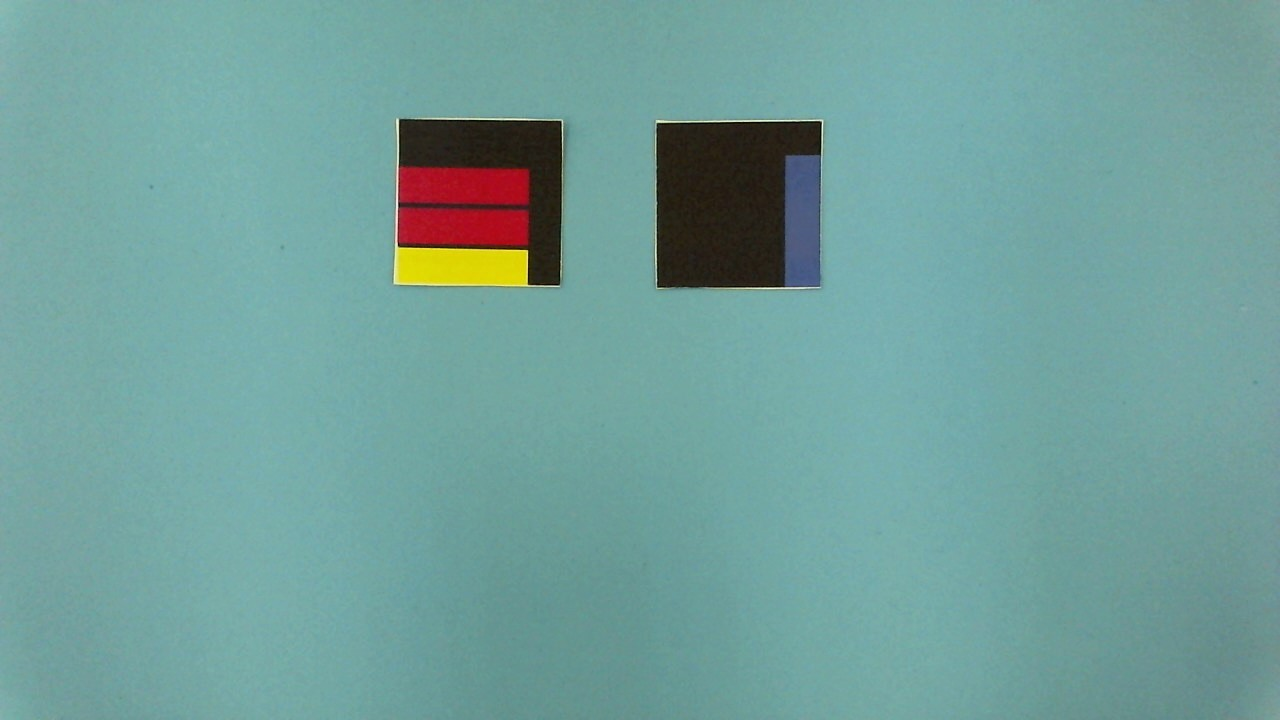
#> input picture computer_vision_practice/color_marking_definition/images/4b7f4df6-62ac-4752-9ca8-29ace9a1216e.jpg, 1280 x 720 px, found by its file name
$ python eval.py
#> lines starting #> are read from the running program, lines starting #| are printed output that depends on the picture; after the words box and inside, x2 and y2 are one past the last pixel; in counts of white or black regions, pixels touching at a corner belong together
# -*- coding: utf-8 -*-
import cv2
## TODO: Допишите импорт библиотек, которые собираетесь использовать


def find_markers(image) -> list:
    image = cv2.imread(image)
#> image is the input picture: shape (720, 1280, 3); mean B, G, R 155.2, 159.5, 113.6
    hsv=cv2.cvtColor(image,cv2.COLOR_BGR2HSV)
#> hsv: shape (720, 1280, 3); mean H, S, V 86.2, 81.6, 161.7

    blue=cv2.inRange(hsv,(70,98,98),(155,255,255))
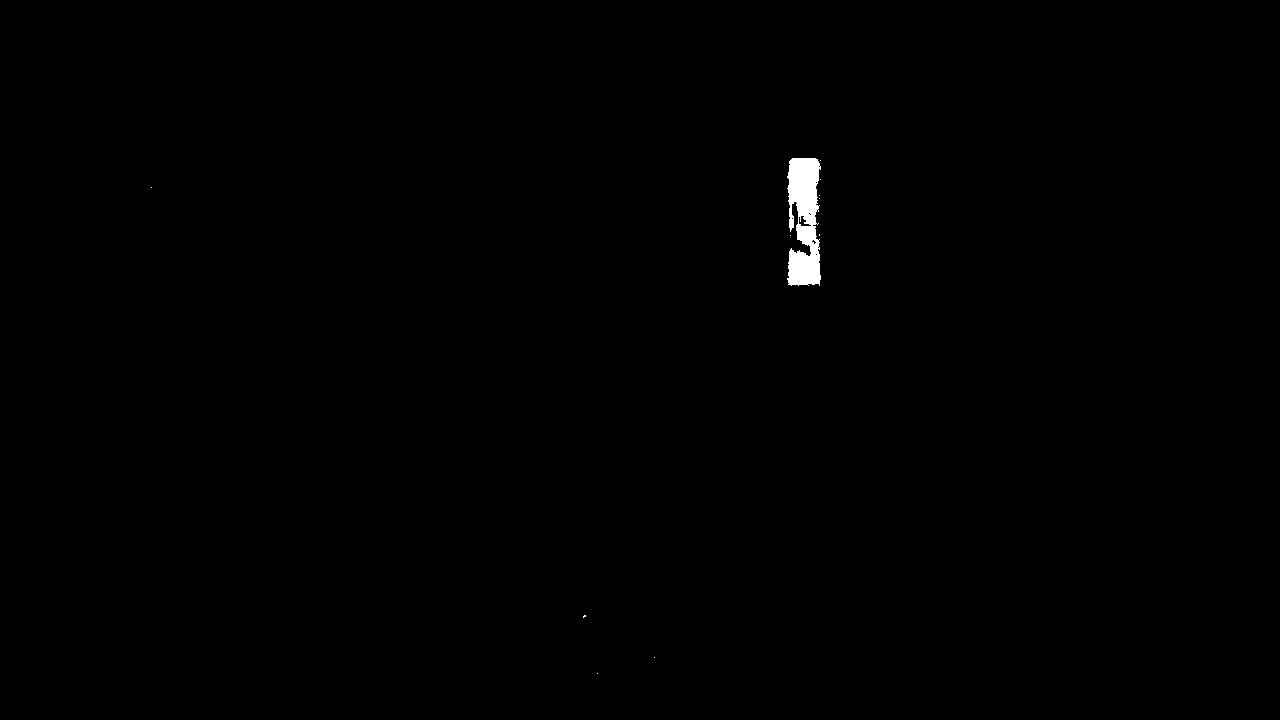
#> blue: shape (720, 1280); 0.36% white; 11 white regions (10 under 20 px), largest, box (x1, y1, x2, y2) and area: (787, 158, 821, 286) 3266
    cv2.imshow('blue', blue)

    green=cv2.inRange(hsv,(35,100,100),(85,255,255))
#> green: shape (720, 1280); 0.01% white in thin lines or dots, all inside (x1, y1, x2, y2) = (406, 285, 525, 287)
    cv2.imshow('green', green)

    yellow=cv2.inRange(hsv,(20,100,100),(30,255,255))
#> yellow: shape (720, 1280); 0.51% white; 1 white region, box (x1, y1, x2, y2) and area: (396, 246, 528, 286) 4703
    cv2.imshow('yellow', yellow)

    red=cv2.inRange(hsv,(174,110,110),(178,255,255))
#> red: shape (720, 1280); 0.97% white; 2 white regions, box (x1, y1, x2, y2) and area: (399, 167, 529, 205) 4505, (399, 208, 529, 245) 4427
    cv2.imshow('red', red)

    gray=cv2.cvtColor(image,cv2.COLOR_BGR2GRAY)
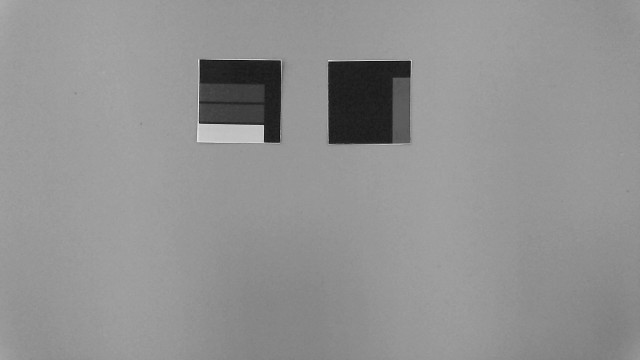
#> gray: shape (720, 1280) (shown at 1/2 size); min 1, max 249, mean 145.2
    cv2.imshow('gray', gray)


    ret,thresh=cv2.threshold(gray,100,255,cv2.THRESH_BINARY_INV)
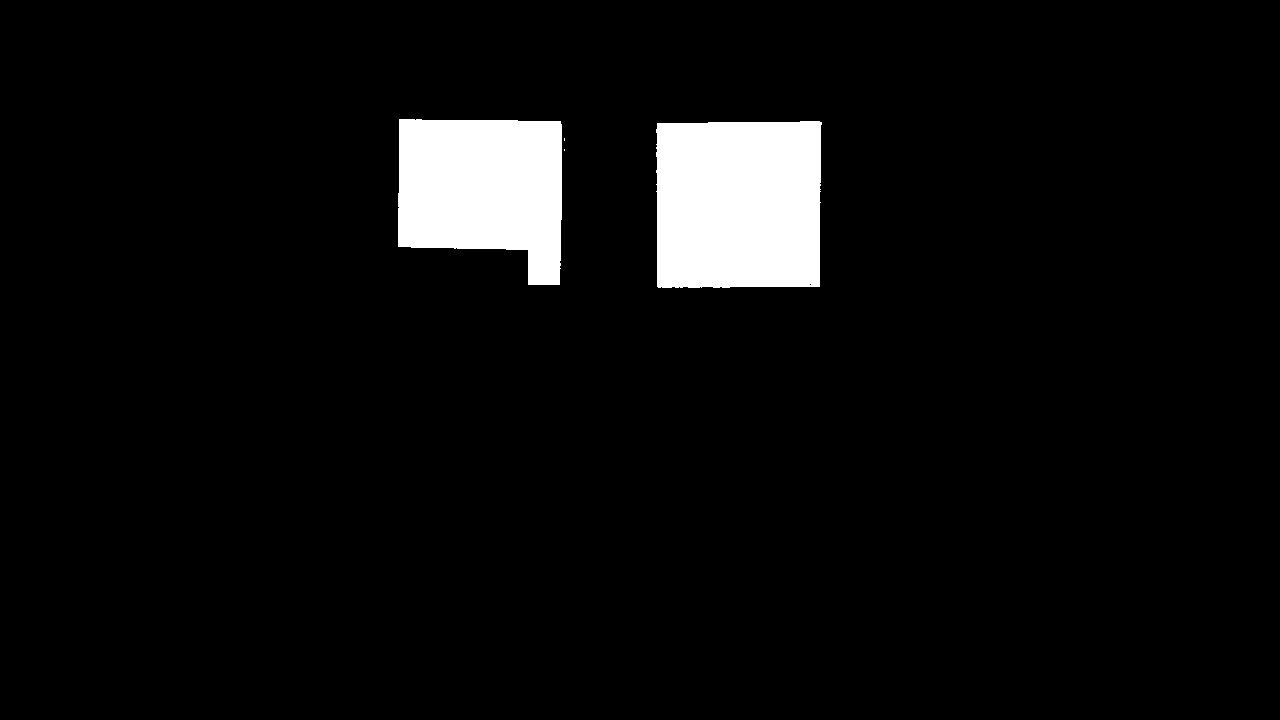
#> thresh: shape (720, 1280); 5.3% white; 4 white regions (2 under 20 px)
    cv2.imshow('thresh', thresh)
    cv2.waitKey(0)


    contours,hierarchy = cv2.findContours(thresh,cv2.RETR_TREE, cv2.CHAIN_APPROX_SIMPLE)
#> contours = 5 contours, 3 with area under 20; largest, box (x1, y1, x2, y2) and area: (656, 121, 822, 288) 26670, (398, 119, 562, 285) 21824
    contours=[cnt for cnt in contours if cv2.contourArea(cnt) > 10000]
#> contours = 2 contours; box (x1, y1, x2, y2) and area: (656, 121, 822, 288) 26670, (398, 119, 562, 285) 21824
    bboxes=[cv2.boundingRect(cnt) for cnt in contours]
#> bboxes = [(656, 121, 166, 167), (398, 119, 164, 166)]
    print(bboxes)
#| [(656, 121, 166, 167), (398, 119, 164, 166)]
    answer=[]

    for i,(x,y,w,h) in enumerate(bboxes):
        #box=hsv[y:y+h,x:x+w]
        cv2.rectangle(image,(x,y),(x+w,y+h),(0,0,255),2)
        cv2.putText(image,str(i),(x,y-10),cv2.FONT_HERSHEY_SIMPLEX,1,(0, 0,255),2)

        cnts=cv2.findContours(blue[y:y+h,x:x+w],cv2.RETR_EXTERNAL, cv2.CHAIN_APPROX_SIMPLE)
        cnts=cnts[0] if len(cnts)== 2 else cnts[1]
        cnts=[cnt for cnt in cnts if 1000 < cv2.contourArea(cnt)<5000]
        blue_slices=len(cnts)
        print('blue:',blue_slices)

        cnts=cv2.findContours(green[y:y+h,x:x+w],cv2.RETR_EXTERNAL, cv2.CHAIN_APPROX_SIMPLE)
        cnts=cnts[0] if len(cnts)== 2 else cnts[1]
        cnts=[cnt for cnt in cnts if 1000 < cv2.contourArea(cnt) < 5000]
        green_slices=len(cnts)
        print('green:',green_slices)

        cnts=cv2.findContours(yellow[y:y+h,x:x+w],cv2.RETR_EXTERNAL, cv2.CHAIN_APPROX_SIMPLE)
        cnts=cnts[0] if len(cnts) == 2 else cnts[1]
        cnts=[cnt for cnt in cnts if 1000 < cv2.contourArea(cnt) < 5000]
        yellow_slices=len(cnts)
        print('yellow:',yellow_slices)

        cnts=cv2.findContours(red[y:y+h,x:x+w],cv2.RETR_EXTERNAL, cv2.CHAIN_APPROX_SIMPLE)
        cnts=cnts[0] if len(cnts) == 2 else cnts[1]
        cnts=[cnt for cnt in cnts if 1000 < cv2.contourArea(cnt) < 5000]
        red_slices=len(cnts)
        print('red:',red_slices)

        print(f'answer for box {i}:',blue_slices+green_slices+yellow_slices+ red_slices)
        answer.append(blue_slices+green_slices+yellow_slices+red_slices)

        cv2.imshow('frame', image)
        cv2.waitKey(0)
#> this loop made 2 passes
#> (x, y, w, h, blue_slices, cnts, green_slices, yellow_slices) on pass 1: (656, 121, 166, 167, 1, 0 contours, 0, 0)
#> (printed output is left out)
#> pass 2, in find_markers, `cv2.imshow('frame', image)`:
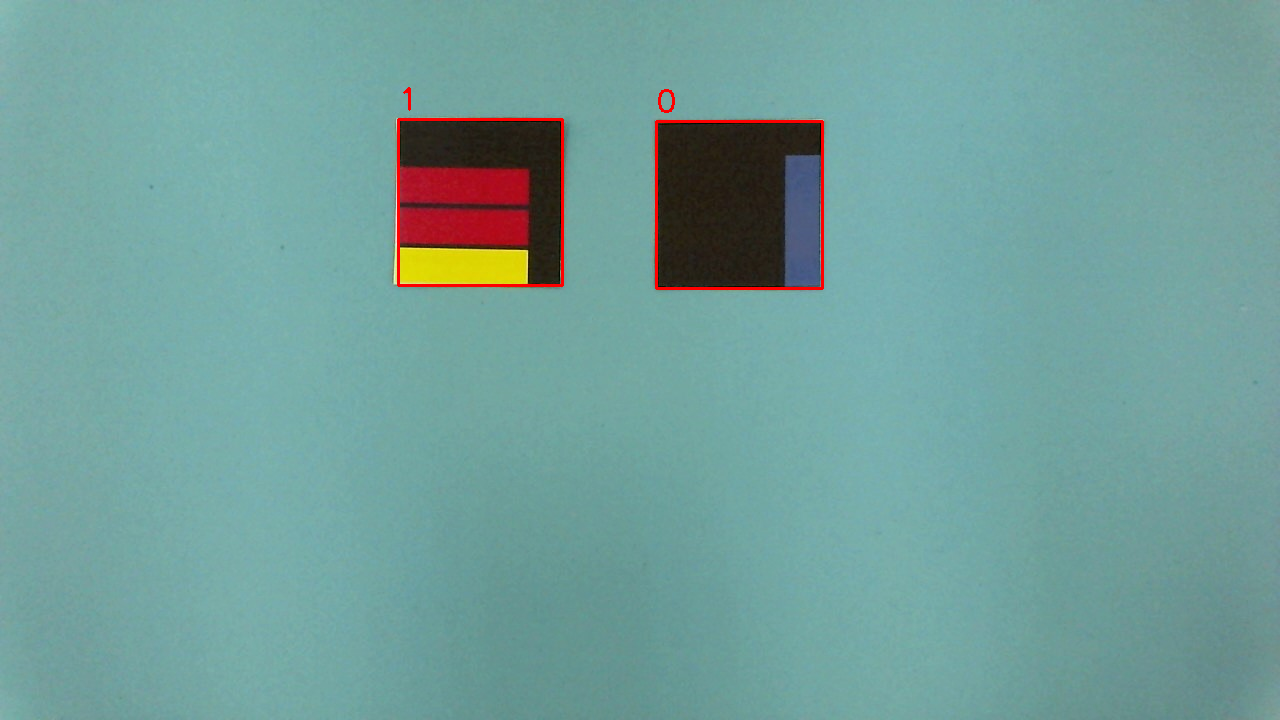
#> window 'frame': shape (720, 1280, 3); mean B, G, R 154.6, 158.8, 114.2
#> after the loop, answer = [1, 3]
    return sorted(answer)

find_markers("computer_vision_practice/color_marking_definition/images/4b7f4df6-62ac-4752-9ca8-29ace9a1216e.jpg")
